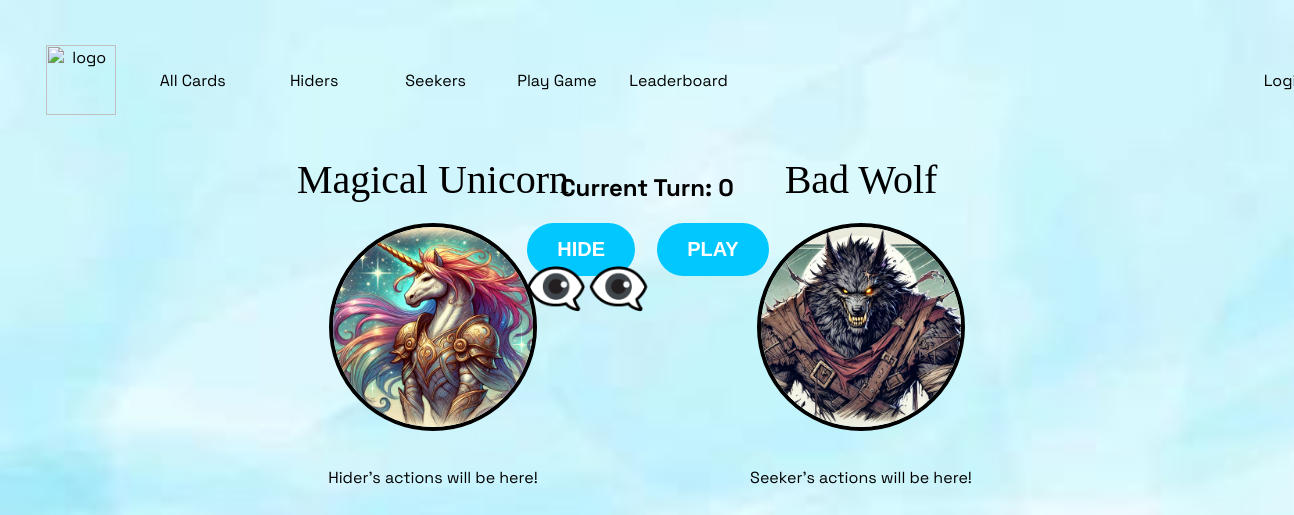
Page /game/4 on the earlier database version.
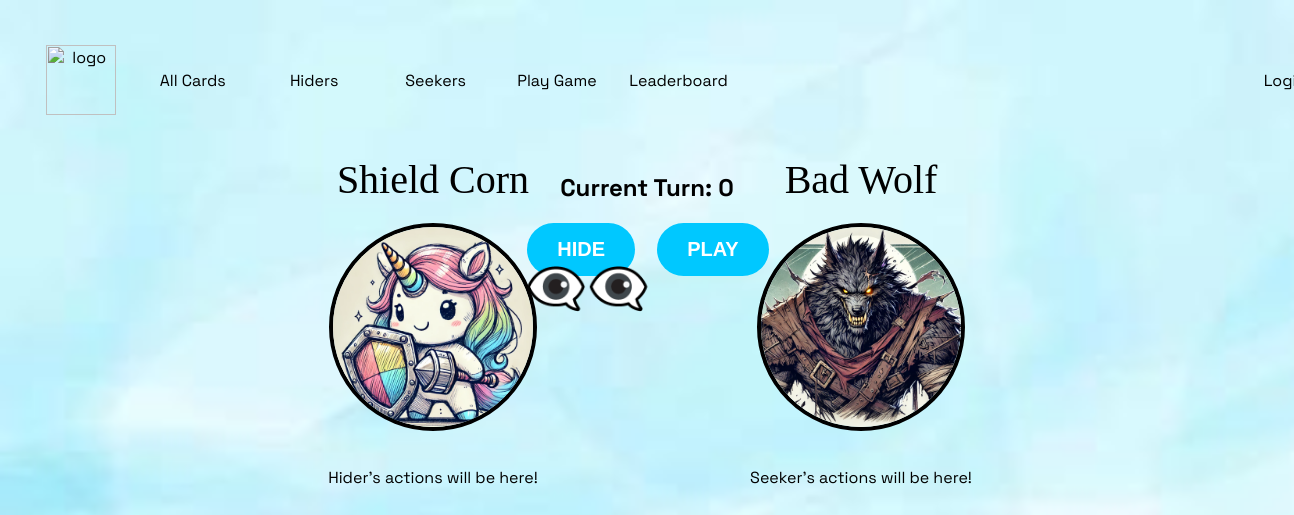
Same page on the later database version.
### game/models.py (models this page shows, shortened)
class Game(models.Model):
    id = models.BigAutoField(auto_created=True, primary_key=True, serialize=False, verbose_name='ID')
    player = models.ForeignKey(Profile, on_delete=models.CASCADE)
    hider_class = models.ForeignKey(Hider, on_delete=models.CASCADE)
    seeker_class = models.ForeignKey(Seeker, on_delete=models.CASCADE)
    current_turn = models.IntegerField(default=0)

class Hider(models.Model):
    class_name = models.CharField(max_length=100)
    description = models.TextField()
    image = models.ImageField()

class Seeker(models.Model):
    class_name = models.CharField(max_length=100)
    description = models.TextField()
    image = models.ImageField()

### game/views.py (the view)
# urls.py: path(r'game/<int:pk>', views.GameView.as_view(), name='game'), # page for showing a specific game
class GameView(View):
    model = Game
    template_name = 'game/game.html'
    context_object_name = 'game'
    def get(self, request, pk, *args, **kwargs):
        context = self.get_context_data(pk)
        return render(request, self.template_name, context)
    def get_context_data(self, pk):
        context = {}
        context['game'] = Game.objects.get(pk=pk)
        context['add_to_decks'] = AddToDeck.objects.all()
        context['hider_cards'] = Card.objects.filter(addtodeck__hider_class=context['game'].hider_class)
        context['seeker_cards'] = Card.objects.filter(addtodeck__seeker_class=context['game'].seeker_class)
        return context

### game/templates/game/game.html (shortened to what this page needs)
<body class="blue-body">
{% extends 'game/base.html' %}
{% block content %}
    <div>
        <h2 class="game-status" id="game-status">Current Turn: 0</h2>
        <div class="hider-buttons">
            <button id="hide-btn">HIDE</button>
            <button id="play-btn">PLAY</button>
        </div>
        <div class="game-container">
            <div class="hider-container">
                <div class="hider-class-name">
                    {{ game.hider_class.class_name }}
                </div>
                <div class="hider-image">
                    <img src="{{ game.hider_class.image.url }}" alt="{{ game.hider_class.class_name }}">
                </div>
                <div class="hider-plays">
                    <p id="hider-plays">Hider's actions will be here!</p>
                </div>
            </div>
            <div class="seeker-container">
                <div class="seeker-class-name">
                    {{ game.seeker_class.class_name }}
                </div>
                <div class="seeker-image">
                    <img src="{{ game.seeker_class.image.url }}" alt="{{ game.seeker_class.class_name }}">
                </div>
                <div class="seeker-plays">
                    <p id="seeker-plays">Seeker's actions will be here!</p>
                </div>
            </div>
        </div>
    </div>
    <div class="hide-left">
        <p id="hidden-turns">👁️‍🗨️👁️‍🗨️</p>
    </div>
{% endblock %}

Differences in the rows shown:
changed through a linked row, Game "Bad Wolf": hider_class.class_name "Magical Unicorn" → "Shield Corn"; hider_class.image: a different picture
